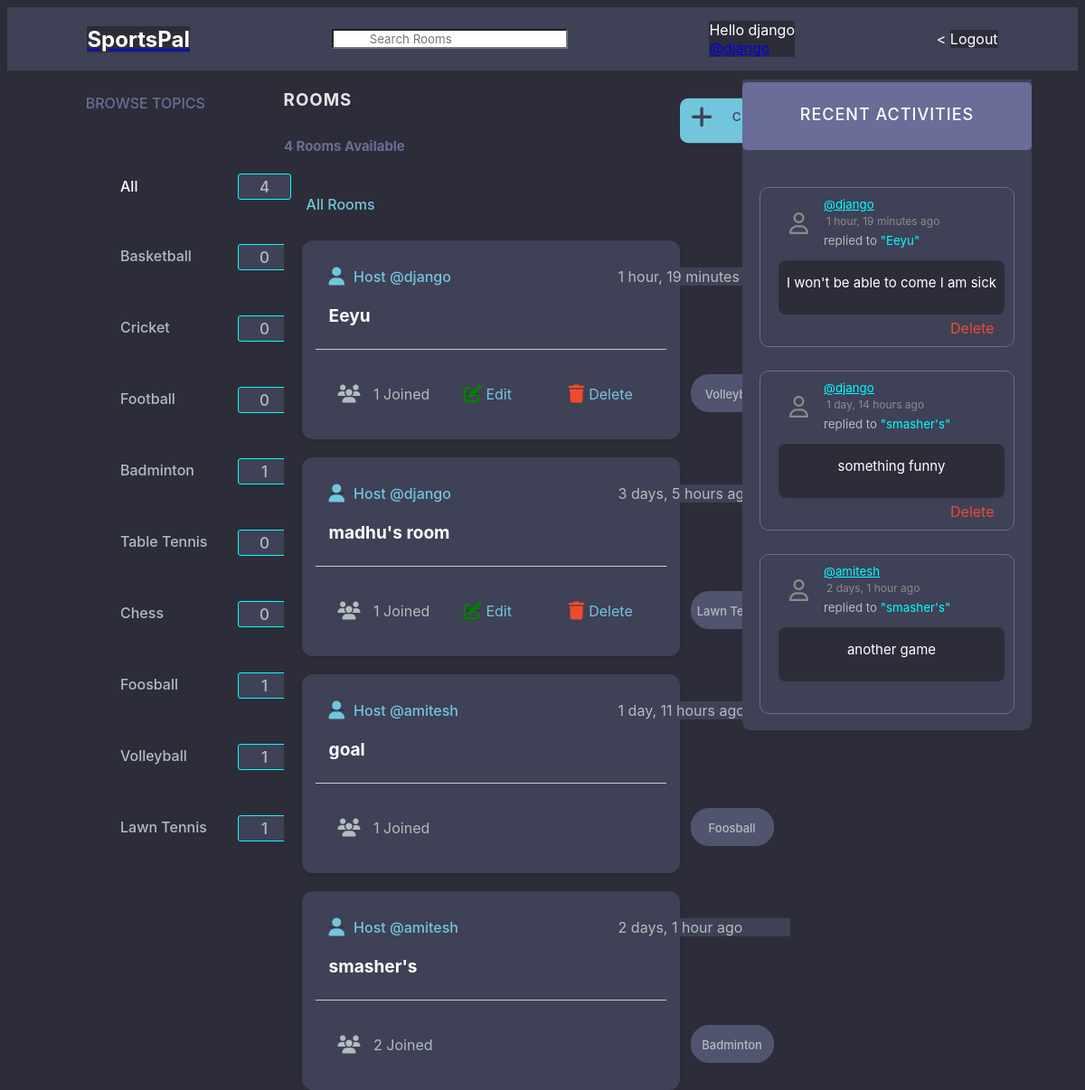
Page /home/ (signed in) on the committed database.
### base/models.py (models this page shows, shortened)
class Topic(models.Model):
    name = models.CharField(max_length=200)

class Room(models.Model):
    host = models.ForeignKey(User, on_delete=models.SET_NULL, null=True)
    topic = models.ForeignKey(Topic, on_delete=models.SET_NULL, null=True)
    name = models.CharField(max_length=200)
    description = models.TextField(null = True, blank = True)
    participants = models.ManyToManyField(User, related_name='participants', blank=True)
    updated = models.DateTimeField(auto_now=True)
    created = models.DateTimeField(auto_now_add=True)
    class Meta:
        ordering = ('-updated','-created')
    def __str__(self):
        return self.name

class Message(models.Model):
    user = models.ForeignKey(User, on_delete=models.CASCADE)
    room = models.ForeignKey(Room, on_delete=models.CASCADE)
    body = models.TextField()
    updated = models.DateTimeField(auto_now=True)
    created = models.DateTimeField(auto_now_add=True)
    def __str__(self):
        return self.body[0:50]

### base/views.py (the view)
# urls.py: path("home/", views.home, name="home"),
def home(request):
    q = request.GET.get('q') if request.GET.get('q') != None else ''
    rooms = Room.objects.filter(Q(topic__name__icontains = q) | Q(name__icontains = q) | Q(description__icontains = q) | Q(host__username__icontains = q))
    topics = Topic.objects.all()
    room_count = rooms.count()
    room_count_topic = rooms.filter(topic__name__icontains = q).count()
    room_messages = Message.objects.filter(Q(room__topic__name__icontains = q)).order_by('-created')
    context = {'rooms':rooms,'topics':topics,'room_count':room_count,'room_messages':room_messages , "room_count_topic":room_count_topic}
    return render(request,"base/home.html",context)

### base/templates/base/home.html (shortened to what this page needs)
{% extends 'main.html' %}
{% load static %}
{% block content %}
    {% block css %}
    <link rel="stylesheet" type="text/css" href="{% static 'styles/home.css' %}">
    <link href="{% static 'fontawesomefree/css/fontawesome.css' %}" rel="stylesheet" type="text/css">
    <link href="{% static 'fontawesomefree/css/brands.css' %}" rel="stylesheet" type="text/css">
    <link href="{% static 'fontawesomefree/css/solid.css' %}" rel="stylesheet" type="text/css">
    {% endblock %}
    <div class = "home-container ">
        <div>
            {% include 'base/topics_component.html' %}
        <div class = "rooms">
            <div id="rooms">
                <h3>rooms</h3>
            </div>
            <div id="room_count">
                <h5>{{room_count}} rooms available</h5>
            </div>
            <div id="create_room">
                <a href = "{% url 'create-room' %}">
                    <button> Create Room </button> </a>
            </div>
            <div class="all-rooms">
                <p style="color: white;">All Rooms</p>
            </div>
            <div>
                    {% include 'base/feed_component.html' %}
            </div>
        </div>
        <div>
            {% include 'base/activity_component.html'%}
        </div>
{% endblock %}

### templates/navbar.html (shortened to what this page needs)
{% load static %}
{% block css %}
    <link rel="stylesheet" type="text/css" href="{% static 'styles/navbar.css' %}">
{% endblock %}
<div class="navbar">
    <div class="logo">
        <a href="/"> <h1 style = "color: white;">SportsPal</h1></a>
    </div>
    <div class="search_bar">
        <form method = "GET" action="{% url 'home' %}">
            <input type = "text" name = "q" placeholder = "Search Rooms" />
        </form>
    </div>
    {% if request.user.is_authenticated %}
    <div class="profile">
        <p style="color: white;"> Hello {{request.user}}</p>
        <p><a href = "{'% url 'base/profile.html' message.user.id %}">@{{user.username}}</a></p>
    </div>
    <div class="logout"><
        <a href = "{% url 'logout' %}">Logout</a>
    </div>
    {% else %}
    <div class="login"><
        <a href = "{% url 'login' %}">Login</a>
    </div>
    {% endif %}
</div>

### base/templates/base/topics_component.html (shortened to what this page needs)
{% load static %}
{% block css %}
    <link rel="stylesheet" type="text/css" href="{% static 'styles/topics_component.css' %}">
{% endblock %}
<h3 class = "Topics" style = "color: #696d97; text-transform: uppercase;top:10px;">Browse Topics</h3>
<div class = "All">
    <p><a href="{% url 'home' %}"  style="color: white; text-decoration: none;"><div>All</div></a> <span id = "total">{{room_count}}</span></p>
</div>
<div class = "items_all">
    {% for topic in topics %}
        <div class = "List">
            <a href="{% url 'home' %}?q={{topic.name}}">{{topic.name}}
            <div id="count_div">
                <span id = "count">{{topic.room_set.all.count}}</span></a>
            </div>
        </div>
    {% endfor %}

### base/templates/base/feed_component.html
{% load static %}
{% block css %}
    <link rel="stylesheet" type="text/css" href="{% static 'styles/feed_component.css' %}">
    <link href="{% static 'fontawesomefree/css/fontawesome.css' %}" rel="stylesheet" type="text/css">
    <link href="{% static 'fontawesomefree/css/brands.css' %}" rel="stylesheet" type="text/css">
    <link href="{% static 'fontawesomefree/css/solid.css' %}" rel="stylesheet" type="text/css">
{% endblock %}
<div style="position: relative;top:20px;z-index: 10;left:25px;color:#71c6dd;font-weight: 500;"> All Rooms</div>
<div class = "sports-rooms">
    {% for room in rooms %}
        <div class = "room_feat">
            <div id="host">
                <a href="{% url 'user-profile' room.host.id %}"style="background-color:#3f4156;z-index: 30;"><i class="fa-solid fa-user fa-lg" style="position: relative;right:10px;"></i>Host @{{room.host.username}}</a>
            </div>
            <div style = "background-color: #3f4156;" id = "timer">
                {{room.created|timesince}} ago
            </div>
                {% if room.host == request.user %}
                <div class="edit-delete">
                    <div id="edit">
                        <a href = "{% url 'update-room' room.id %}" style="background-color:#3f4156;color:#71c6dd;"><i class="fa-solid fa-pen-to-square fa-lg fa-shake"style="margin:5px;color:green;"></i>Edit</a>
                    </div>
                    <div id="delete">
                        <a href = "{% url 'delete-room' room.id %}" style="background-color:#3f4156; color:#71c6dd;"><i class="fa-solid fa-trash fa-lg fa-shake"style="margin:5px;color:#EE4B2B"></i>Delete </a>
                    </div>
                </div>
                {% endif %}
                <div id="room_name">
                    <h5 style = "background-color: #3f4156;"><a href = "{% url 'room' room.id %}" style="background-color:#3f4156;">{{room.name}}</a></h5>
                </div>
                <hr style="position:relative;top :90px">
                <div style = "background-color: #3f4156;" id ="participants_num"><i class="fa-solid fa-users fa-lg"style="position:relative;right:10px;"></i>
                    {{room.participants.all.count}} Joined
                </div>
                <div id="topic_name">
                    <p style="background-color: #51546e;;">{{room.topic.name}}</p>
                </div>
        </div>
    {% endfor %}
</div>

### base/templates/base/activity_component.html (shortened to what this page needs)
{% load static %}
{% block css %}
    <link rel="stylesheet" type="text/css" href="{% static 'styles/activity_component.css' %}">
    <link href="{% static 'fontawesomefree/css/fontawesome.css' %}" rel="stylesheet" type="text/css">
    <link href="{% static 'fontawesomefree/css/brands.css' %}" rel="stylesheet" type="text/css">
    <link href="{% static 'fontawesomefree/css/solid.css' %}" rel="stylesheet" type="text/css">
{% endblock %}
<div class="block_layout">
    <div class="recent_activities">
        <h3> recent activities</h3>
    </div>
    {% for message in room_messages %}
    <div class = "box">
        <small >
            <div id="username">
                <a href = "{'% url 'user-profile' message.user.id %}" style="background-color: #3f4156;color: cyan; width:200px">@{{message.user}}</a>
            </div>
            <div id="time" style="color: #8b8b8b; font-size: 12px; margin:3px; width:200px;">
                {{message.created|timesince}} ago
            </div>
        </small>
        <div id="sender">
            <small style="background-color: #3f4156; color:#b2bdbd; width: 200px;">replied to <tag style="background-color: #3f4156; color:cyan">"{{message.room}}"</tag></small>
        </div>
        <div id="message" style="position: relative;top:8px;">
            <p>{{message}}</p>
        </div>
            {% if request.user == message.user %}
            <a href = "{% url 'delete-message' message.id %}" style="background-color: #3f4156; color:#EE4B2B; position: relative; left:210px; font-weight: 500px; text-decoration: none; top:13px;">Delete</a>
            {% endif %}
    </div>
    {% endfor %}
</div>

### static/styles/main.css (style rules this page uses)
* { background-color: #2d2d39;; }

### static/styles/navbar.css (style rules this page uses)
.navbar { display: flex; background-color:#3f4156; align-items: center; justify-content: space-around; text-decoration: none; padding: 10px; height: 50px; }
.navbar div { background-color:#3f4156 ; color: white; }
.logo h1 { margin: 0; font-size: 24px; font-weight: bold; text-decoration: none; }
.search_bar input[type="text"] { background-color: white; background-image: url('searchicon.png'); background-position: 10px 10px; background-repeat: no-repeat; padding-left: 40px; }
.profile p { margin: 0; }
.logout a { text-decoration: none; color: white; }

### static/styles/home.css (style rules this page uses)
#rooms { text-transform: uppercase; font-weight: 500; color: #e5e5e5; letter-spacing: 1px; display: inline-block; }
#room_count { height: auto; font-weight: 500; color: #696d97; font-size: 18px; text-transform: capitalize; position: relative; display: inline-block; top:50px; height:50px; left : -80px; margin-top: 0px; }
button { background-color: #71c6dd; border: none; display: inline-flex; align-items: center; gap: 1rem; cursor: pointer; transition: all ease-in-out 0.3s; padding: 1rem 2rem; border-radius: 5px; box-shadow: 1px 1px 3px 1px rgba(0, 0, 0, 0.15); font-weight: 500; display: inline-block; position: relative; left : 210px; top: 17px; color:#3f4156; height: 55px; padding-bottom: 25px; padding-top: 13px; font-size: 15px; letter-spacing: 1px; border-radius: 10px; transform: scale(0.9); }
#create_room { display: inline-block; }
.room_feat { position: relative; top: 50px; }

### static/styles/topics_component.css (style rules this page uses)
* { font-family: "DM Sans", -apple-system, BlinkMacSystemFont, "Segoe UI", Roboto, Oxygen, Ubuntu, Cantarell, "Open Sans", "Helvetica Neue", sans-serif; }
.Topics { position: relative; top : 50px; text-align: center; font-weight: 500; font-family: "DM Sans", -apple-system, BlinkMacSystemFont, "Segoe UI", Roboto, Oxygen, Ubuntu, Cantarell, "Open Sans", "Helvetica Neue", sans-serif; box-sizing: border-box; text-rendering: optimizeLegibility; font-size: inherit; }
.List, .All { display: flex; flex-direction: column; align-items: left; padding-left: 120px; }
.List a , .All { align-items: left; margin: 5px; font-weight: 500; color : #b2bdbd; text-decoration: none; width: 100px; }
#count,#total { display: inline-block; height: 20px; width: 50px; background-color: #3f4156; margin: 10px; border-radius: 3px; align-items: center; padding: 3.5px; text-align: center; border: 0.8px solid cyan; font-size: 17px; }
#count_div { position: relative; left: 120px; bottom: 38px; width: 100px; }
.All div { position: relative; top : 34px; }
#total { position: relative; left : 120px; }
div .List { width: 100px; }

### static/styles/activity_component.css (style rules this page uses)
.recent_activities h3 { background-color: #696d97; text-transform: uppercase; font-weight: 500; padding: 1rem 1.5rem; color: white; letter-spacing: 1px; font-size: 18px; height: 25px; width: 270px; border-radius: 5px; text-align: center; padding : 25px; position: relative; bottom: 15px; }
.block_layout { margin: 50px; left : 40px; background-color: #3f4156; display: flex; flex-direction: column; align-items: center; position: relative; bottom: 40px; left: -1px; border-radius: 10px; }
.block_layout div { background-color: #3f4156; }
div .box { display: inline-block; background-color: #3f4156; height: 50 px; }
.box { border: 1px solid #696d97; width: 280px; margin: 8px; margin-bottom: 18px; display: inline-block; height: 175px; border-radius: 10px; }
#username,#time,#sender { position: relative; left: 70px; top: 10px; width: 200px ; }
#message p { color:white; position: relative; top: 10px; font-size: 15px; padding: 5px; word-wrap :break-word ; text-align: center; }
#message { width: 250px; height : 60px; background-color: #2d2d39; position: relative; top:10px; left: 20px; border-radius: 8px; }

### base/templates/base/home.html (style rules this page uses)
.home-container { display: grid; grid-template-columns: 2fr 3fr 2fr; }

### rows in the picture
Topic: name "Basketball", room_set.all.count "0"
Topic: name "Cricket", room_set.all.count "0"
Topic: name "Football", room_set.all.count "0"
Topic: name "Badminton", room_set.all.count "1"
Topic: name "Table Tennis", room_set.all.count "0"
Topic: name "Chess", room_set.all.count "0"
Topic: name "Foosball", room_set.all.count "1"
Topic: name "Volleyball", room_set.all.count "1"
Topic: name "Lawn Tennis", room_set.all.count "1"
Room: host.username "django", created "1 hour, 19 minutes", shows "Edit", name "Eeyu", participants.all.count "1", topic.name "Volleyball"
Room: host.username "django", created "3 days, 5 hours", shows "Edit", name "madhu's room", participants.all.count "1", topic.name "Lawn Tennis"
Room: host.username "amitesh", created "1 day, 11 hours", name "goal", participants.all.count "1", topic.name "Foosball"
Room: host.username "amitesh", created "2 days, 1 hour", name "smasher's", participants.all.count "2", topic.name "Badminton"
Message: user "django", created "1 hour, 19 minutes", room "Eeyu", body "I won't be able to come I am sick", shows "Delete"
Message: user "django", created "1 day, 14 hours", room "smasher's", body "something funny", shows "Delete"
Message: user "amitesh", created "2 days, 1 hour", room "smasher's", body "another game"

### other values in the picture
{{ request.user }} "django"
{{ user.username }} "django"
{{ room_count }} "4"
